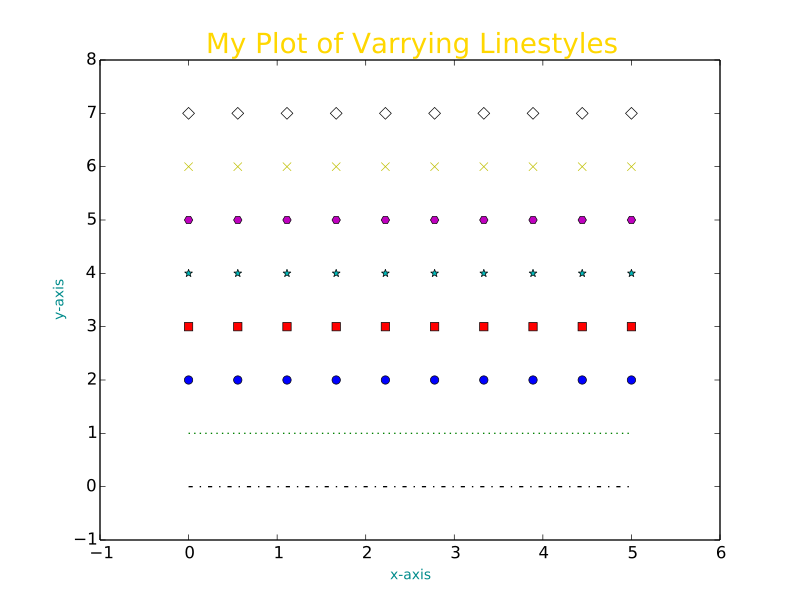

Generate this figure with Python:
for i in xrange(8):
	plt.plot(x, i*y, colours[i]+ls[i])
	
plt.title("My Plot of Varrying Linestyles", fontsize = 20, color = "gold")
plt.xlabel("x-axis", fontsize = 10, color = "darkcyan") 
plt.ylabel("y-axis", fontsize = 10, color = "darkcyan")

plt.axis([-1, 6, -1, 8])
plt.show()
